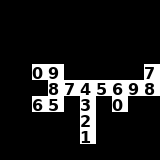

This is a level from a 2D game, rendered from its Tiled map with the project's own tilesets. A one-line summary and the complete map file follow:
An orthogonal 10x10 tile map with 16x16 px tiles, 1 tile layer (dungeon_room_numbers), 4 hidden layers not drawn, 2 tilesets.

<map version="1.0" tiledversion="1.1.4" orientation="orthogonal" renderorder="right-down" width="10" height="10" tilewidth="16" tileheight="16" infinite="0" nextobjectid="1">
 <tileset firstgid="1" source="dungeon_room_numbers.tsx" />
 <tileset firstgid="1001" source="dungeon_room_behaviors.tsx" />
 <layer name="dungeon_room_numbers" width="10" height="10">
  <data encoding="csv">
0,0,0,0,0,0,0,0,0,0,
0,0,0,0,0,0,0,0,0,0,
0,0,0,0,0,0,0,0,0,0,
0,0,0,0,0,0,0,0,0,0,
0,0,10,9,0,0,0,0,0,7,
0,0,0,8,7,4,5,6,9,8,
0,0,6,5,0,3,0,10,0,0,
0,0,0,0,0,2,0,0,0,0,
0,0,0,0,0,1,0,0,0,0,
0,0,0,0,0,0,0,0,0,0
</data>
 </layer>
 <layer name="dungeon_room_unexplored" width="10" height="10" visible="0">
  <data encoding="csv">
1003,1003,1003,1003,1003,1003,1003,1003,1003,1003,
1003,1003,1003,1003,1003,1003,1003,1003,1003,1003,
1003,1003,1003,1003,1003,1003,1003,1003,1003,1003,
1003,1003,1003,1003,1003,1003,1003,1003,1003,1003,
1003,1003,1003,1003,1003,1003,1003,1003,1003,1003,
1003,1003,1003,1003,1003,1003,1003,1003,1003,1003,
1003,1003,1003,1003,1003,1003,1003,1003,1003,1003,
1003,1003,1003,1003,1003,1003,1003,1003,1003,1003,
1003,1003,1003,1003,1003,1003,1003,1003,1003,1003,
1003,1003,1003,1003,1003,1003,1003,1003,1003,1003
</data>
 </layer>
 <layer name="dungeon_room_explorable" width="10" height="10" visible="0">
  <data encoding="csv">
0,0,0,0,0,0,0,0,0,0,
0,0,0,0,0,0,0,0,0,0,
0,0,0,0,0,0,0,0,0,0,
0,0,0,0,0,0,0,0,0,0,
0,0,1005,1005,0,0,0,0,0,1005,
0,0,0,1005,1005,1005,1005,1005,1005,1005,
0,0,1005,1005,0,1005,0,1005,0,0,
0,0,0,0,0,1005,0,0,0,0,
0,0,0,0,0,1005,0,0,0,0,
0,0,0,0,0,0,0,0,0,0
</data>
 </layer>
 <layer name="dungeon_room_explored" width="10" height="10" visible="0">
  <data encoding="csv">
0,0,0,0,0,0,0,0,0,0,
0,0,0,0,0,0,0,0,0,0,
0,0,0,0,0,0,0,0,0,0,
0,0,0,0,0,0,0,0,0,0,
0,0,1004,1004,0,0,0,0,0,1004,
0,0,0,1004,1004,1004,1004,1004,1004,1004,
0,0,1004,1004,0,1004,0,1004,0,0,
0,0,0,0,0,1004,0,0,0,0,
0,0,0,0,0,1004,0,0,0,0,
0,0,0,0,0,0,0,0,0,0
</data>
 </layer>
 <layer name="dungeon_room_behaviors" width="10" height="10" visible="0">
  <data encoding="csv">
0,0,0,0,0,0,0,0,0,0,
0,0,0,0,0,0,0,0,0,0,
0,0,0,0,0,0,0,0,0,0,
0,0,0,0,0,0,0,0,0,0,
0,0,0,0,0,0,0,0,0,1002,
0,0,0,0,0,0,0,0,0,0,
0,0,0,0,0,0,0,0,0,0,
0,0,0,0,0,0,0,0,0,0,
0,0,0,0,0,1001,0,0,0,0,
0,0,0,0,0,0,0,0,0,0
</data>
 </layer>
</map>
